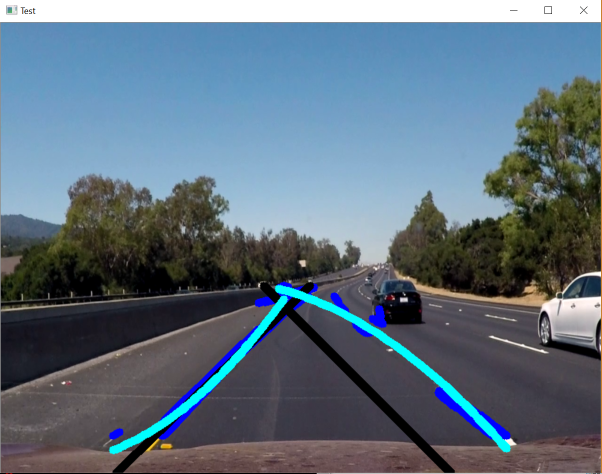
#> input picture Documentation/road.PNG, 1203 x 947 px, given in place of challenge.mp4, which was not available (shown at 1/2 size)
$ python main.py
#> lines starting #> are read from the running program, lines starting #| are printed output that depends on the picture; after the words box and inside, x2 and y2 are one past the last pixel; in counts of white or black regions, pixels touching at a corner belong together; pictures that were not available may be replaced by others from this repository, and a replacement may not be noted
"""
This python program detects sidewalks and gives real time navigation to a blind man using the camera. It uses a python module called OpenCV for edge detection and numpy for Machine Learning. Points are taken from a certain region of interest which the area below the webcam. Linear Regression gives us line from two clusters of points(from both sides of the sidewalk. Nonlinear regression also gave us two curves from these two clusters. The point of intersection determines the descision of going left,right or straight, which is stored in a text file called write.txt The second file say.py takes the data from the text file and outputs it by voice using a module called pysttx3

The video provided can be used to display this, by default it uses the computer's webcam. To do this change
cap = cv2.VideoCapture(0)

to
cap = cv2.VideoCapture("challenge.mp4")

To run the program, two python files main.py and say.py should be run simultaneously.
Required Modules

These can be installed by running pip install modulename

    Opencv
    Numpy
    Scipy
    pyttsx3


Math and Time modules are used, but inbuilt.
Displayed Lines

The picture below shows the algorithm working. The dark blue lines is the output that the edge detection algorithm gave. Quadratic regression gives the light blue lines and linear regression gives the black lines.

Achievements

This program won 3rd place for Tech Cares at CruzHacks 2018.
https://devpost.com/software/navigation-for-the-blind-kdyufq
"""

import cv2
import numpy as np
from numpy import ones,vstack
from numpy.linalg import lstsq
import math
from scipy.optimize import curve_fit


def intersection(line,line1):
    #if(line[0]-line1[0]) == 0:
    #    return None
    x = (line1[1]-line[1])/(line[0]-line1[0])
    if(x <= 800 and x >= 0) and (((line[0]*x) + line[1]) >= 0) and ((line[0]*x) + line[1] <= 600):
        return [x, (line[0]*x) + line[1]]
def turnPercent(m):
    alpha = math.atan(m)
    alpha = alpha*180 / math.pi
    if (int(alpha) > 0):
        return int(90/alpha *100), "right"
    else:
        alpha = 180-alpha
        return int(90/alpha *100), "left"


def getSlope(x1, y1, x2, y2):
    m = (y2-y1) / (x2-x2)
    return m


def polyReg(xcors, ycors):
    def func(x, a, b, c):
        return (a*(x**2)) + (b*x) + c
    time = np.array(xcors)
    avg = np.array(ycors)
    initialGuess = [5, 5, -.01]
    guessedFactors = [func(x, *initialGuess) for x in time]
    popt, pcov = curve_fit(func, time, avg, initialGuess)
    cont = np.linspace(min(time), max(time), 50)
    fittedData = [func(x, *popt) for x in cont]
# [4 lines of commented-out code are left out]
    xcors = []
    ycors = []
    for count, i in enumerate(cont):
       xcors.append(i)
       ycors.append(fittedData[count])

# [6 lines of commented-out code are left out]
    return popt, xcors, ycors

def linearRegression(X, Y):
    mean_x = np.mean(X)
    mean_y = np.mean(Y)
    m = len(X)
    numer = 0
    denom = 0
    for i in range(m):
        numer += (X[i] - mean_x) * (Y[i] - mean_y)
        denom += (X[i] - mean_x) ** 2
    b1 = numer / denom
    b0 = mean_y - (b1 * mean_x)

    max_x = np.max(X) + 5
    min_x = np.min(X) - 5
    x = np.linspace(min_x, max_x, 1000)
    y = b0 + b1 * x

    return b1, b0

def average(diction):
    xcors1 = 0
    ycors1 = 0
    xcors2 = 0
    ycors2 = 0
    count = 0
    for data in diction:
        xcors1 = xcors1 + data[2][0]
        ycors1 = ycors1 + data[2][1]
        xcors2 = xcors2 + data[2][2]
        ycors2 = ycors2 + data[2][3]
        count = count + 1
    xcors1 = xcors1/count
    ycors1 = ycors1/count
    xcors2 = xcors2/count
    ycors2 = ycors2/count

    return (int(xcors1), int(ycors1), int(xcors2), int(ycors2))


def averageLanes(lines):
    try:
        ycor = []

        for i in lines:
            for x in i:
                ycor.append(x[1])
                ycor.append(x[3])

        minY = min(ycor)
        maxY = 600
        linesDict = {}
        finalLines = {}
        lineCount = {}
        for count, i in enumerate(lines):
            for x in i:

                xcors = (x[0], x[2])
                ycors = (x[1], x[3])

                A = vstack([xcors,ones(len(xcors))]).T
                m, b = lstsq(A, ycors)[0]

                x1 = (minY-b) / m
                x2 = (maxY-b) / m

                linesDict[count] = [m,b,[int(x1), minY, int(x2), maxY]]


        status = False
        for i in linesDict:
            finalLinesCopy = finalLines.copy()

            m = linesDict[i][0]
            b = linesDict[i][1]

            line = linesDict[i][2]

            if len(finalLines) == 0:
                finalLines[m] = [[m,b,line]]
            else:
                status = False

                for x in finalLinesCopy:
                    if not status:
                        if abs(x*1.2) > abs(m) > abs(x*0.8):
                            if abs(finalLinesCopy[x][0][1]*1.2) > abs(b) > abs(finalLinesCopy[x][0][1]*0.8):
                                finalLines[x].append([m,b,line])
                                status = True
                                break

                        else:
                            finalLines[m] = [[m,b,line]]


        for i in finalLines:
            lineCount[i] = len(finalLines[i])

        extremes = sorted(lineCount.items(), key=lambda item: item[1])[::-1][:2]
        lane1 = extremes[0][0]
        lane2 = extremes[1][0]

        l1x1, l1y1, l1x2, l1y2 = average(finalLines[lane1])
        l2x1, l2y1, l2x2, l2y2 = average(finalLines[lane2])

        allxcors = [[l1x1, l1x2], [l2x1, l2x2]]
        allycors = [[l1y1, l1y2], [l2y1, l2y2]]

        return allxcors, allycors


    except Exception as e:
        pass

def roi(img, vert):
    mask = np.zeros_like(img)
    cv2.fillPoly(mask, vert, 255)
    return cv2.bitwise_and(img, mask)

def filterWhite(img):
# [10 lines of commented-out code are left out]


    lower_white = np.uint8([200, 200, 200])
    upper_white = np.uint8([255, 255, 255])
    #hsv = cv2.cvtColor(img, cv2.COLOR_BGR2HSV)
    mask = cv2.inRange(img, lower_white, upper_white)
    res = cv2.bitwise_and(img, img, mask = mask)
    cv2.imshow("res", res)


    return res

def getPoints(lines):
    xcors = []
    ycors = []
    for i in lines:
        xcors.append(i[0][0])
        ycors.append(i[0][1])
        xcors.append(i[0][2])
        ycors.append(i[0][3])
    return xcors, ycors

def edgeDetect(img):
     edges = cv2.Canny(img, 250, 300)
     return cv2.GaussianBlur(edges, (3,3), 0)


def run(screen):
    fin = screen
    #fin = filterWhite(screen)
    vert = np.array([[100,550],[375,350],[450,350],[800,550]], np.int32)

    fin = edgeDetect(fin)
    fin = roi(fin, [vert])

    line = cv2.HoughLinesP(fin, 2, np.pi/180, 20, 7, 7)
    if not(line is None):
        for i in line:
            cv2.line(screen, (i[0][0], i[0][1]) , (i[0][2], i[0][3]), (255,0,0), 10)
##        cv2.imshow("edgedetection", fin)

    l1dataset = []
    l2dataset = []
    try:
        straightxcors, straightycors = averageLanes(line)
        xcors, ycors = getPoints(line)

        l1dataset.append(straightxcors[0])
        l1dataset.append(straightycors[0])
        l2dataset.append(straightxcors[1])
        l2dataset.append(straightxcors[1])
        allstraightxcors = straightxcors[0] + straightxcors[1]
        allstraightycors = straightycors[0] + straightycors[1]

        l1m ,l1b = linearRegression(l1dataset[0], l1dataset[1])
        l2m ,l2b = linearRegression(l2dataset[0], l2dataset[1])

        allm, allb = linearRegression(allstraightxcors, allstraightycors)
        allxcor1 = int((allm * 350) + allb)
        allxcor2 = int(allb)

        filterl1x = []
        filterl1y = []
        filterl2x = []
        filterl2y = []

# [8 lines of commented-out code are left out]


        for count, i in enumerate(ycors):
            if (i*l2m + l2b < xcors[count]):
                filterl2x.append(xcors[count])
                filterl2y.append(i)
            else:
                filterl1x.append(xcors[count])
                filterl1y.append(i)

        l1inx1 = int((600 - l1b) / l1m)
        l1inx2 = int((350-l1b) / l1m)

        l2inx1 = int((600-l2b) / l2m)
        l2inx2 = int((350-l2b) / l2m)

        cv2.line(screen, (int(l1inx1),600), ( int(l1inx2),350), (0,0,0), 10)
        cv2.line(screen, (int(l2inx1),600), ( int(l2inx2),350), (0,0,0), 10)

        #cv2.line(screen, (allxcor1, 600), (allxcor2,350), (255,0,0), 10)
        #turning = ""

        results = intersection([l1m,l1b], [l2m, l2b])
        if (results is not None):
            if (results[0] > 400):
                with open("write.txt","w") as f:
                    f.write("Turn Left")
            else:
                with open("write.txt","w") as f:
                    f.write("Turn Right")
        #else:
        #    with open("write.txt","w") as f:
        #        f.write("Go straight")

        try:
            equ1, polyx1, polyy1 = polyReg(filterl2x, filterl2y)
            #print(str(equ1[0]) + "x^2 + " + str(equ1[1]) + "x + " + str(equ1[2]))
            #intersect1 = findIntersection(l2m, l2b, equ1[0], equ1[1], equ1[2])
            #print(intersect1)
            for i in range(len(polyx1)):
                if i == 0:
                    pass
                else:
                    cv2.line(screen, (int(polyx1[i]), int(polyy1[i])), (int(polyx1[i-1]), int(polyy1[i-1])), (255,255,0), 10)
        except Exception as e:
            print(e)
        try:
            equ2, polyx2, polyy2 = polyReg(filterl1x, filterl1y)

            for i in range(len(polyx2)):
                if i == 0:
                    pass
                else:
                    cv2.line(screen, (int(polyx2[i]), int(polyy2[i])), (int(polyx2[i-1]), int(polyy2[i-1])), (255,255,0), 10)
        except:
            pass
    except Exception as e:
        pass

    return screen


cap = cv2.VideoCapture("challenge.mp4")

while True:
    try:
        screen = cap.read()[1]
#> screen is the input picture: shape (947, 1203, 3); mean B, G, R 126.4, 112.5, 95.3
        screen = cv2.resize(screen, (800,600))
#> screen: shape (600, 800, 3)
        cv2.imshow("Test", run(screen))
#> in edgeDetect, `edges = cv2.Canny(img, 250, 300)`:
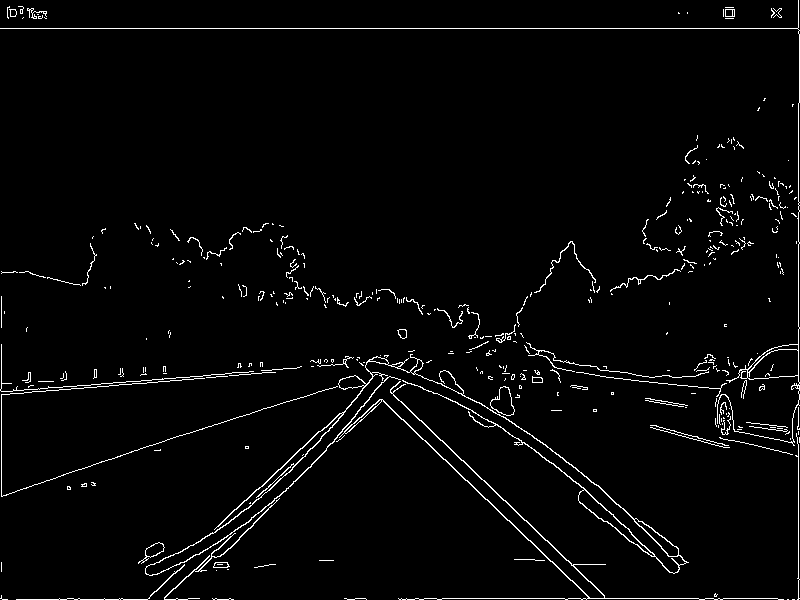
#> edges: shape (600, 800); 2.6% white in thin lines or dots
#> in edgeDetect, `return cv2.GaussianBlur(edges, (3,3), 0)`:
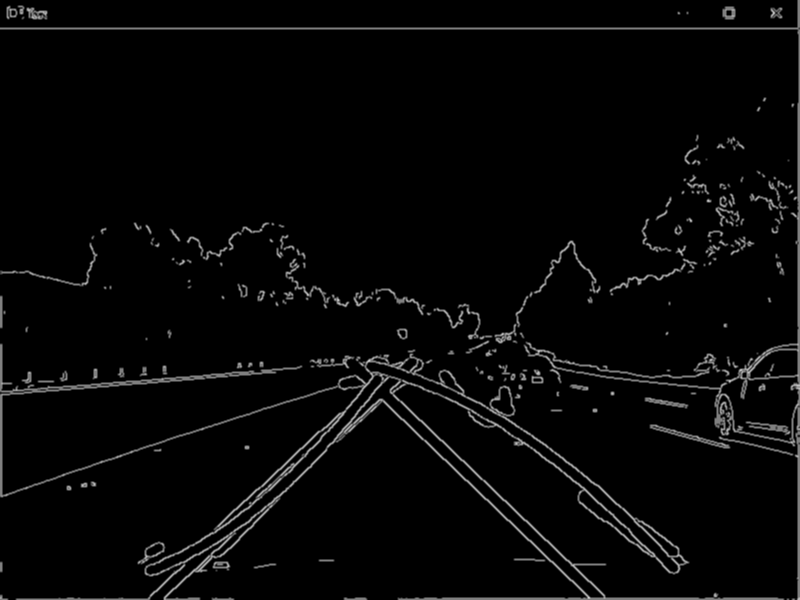
#> returned value: shape (600, 800); min 0, max 207, mean 6.9
#> in roi, `cv2.fillPoly(mask, vert, 255)`:
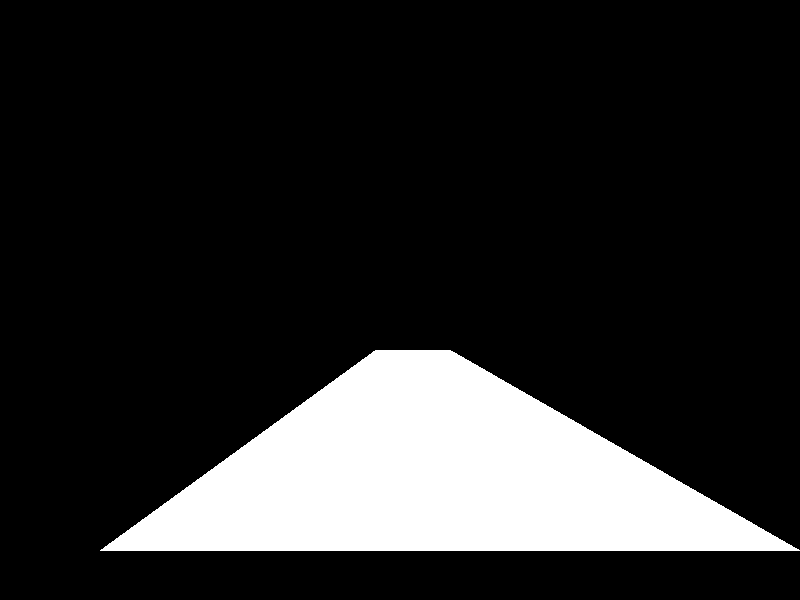
#> mask: shape (600, 800); 16.3% white; 1 white region, box (x1, y1, x2, y2) and area: (100, 350, 800, 551) 78100
#> in roi, `return cv2.bitwise_and(img, mask)`:
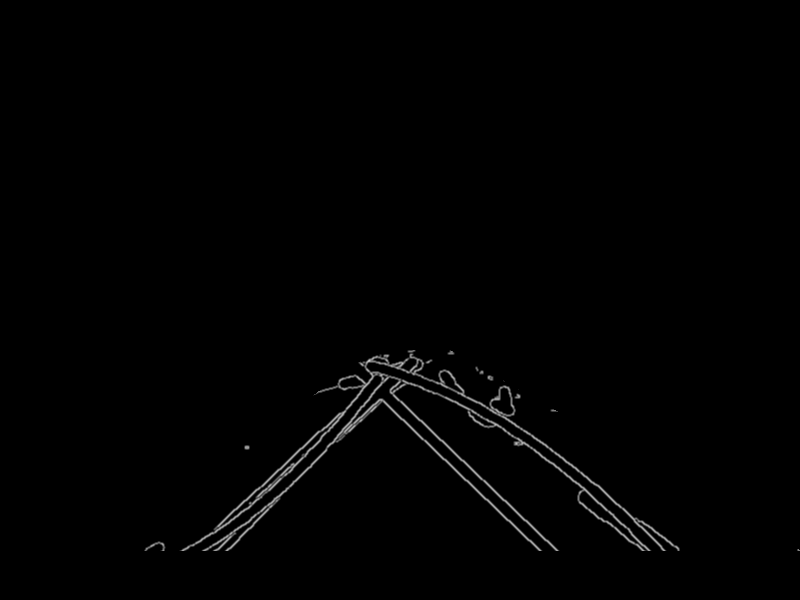
#> returned value: shape (600, 800); min 0, max 207, mean 1.9
#> in run, `line = cv2.HoughLinesP(fin, 2, np.pi/180, 20, 7, 7)`: line = 238 rows, first 6: [389, 390, 555, 550], [267, 485, 293, 462], [345, 407, 369, 384], [336, 434, 372, 397], [412, 375, 423, 366], [244, 512, 344, 415]
#> the loop in run, `for i in line:` made 238 passes
#> after the loop in run, `for i in line:`:
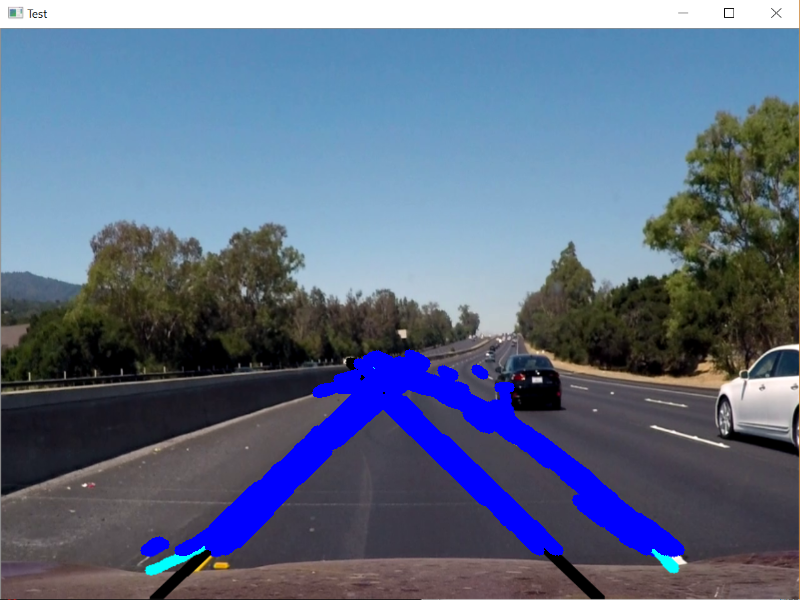
#> screen: shape (600, 800, 3); mean B, G, R 132.9, 107.2, 93.4
#> the loop in averageLanes, `for i in lines:` made 238 passes
#> after the loop in averageLanes, `for i in lines:`: ycor = 476 values, max 550 at index 1, min 354 at index 178, mean 461.5
#> in averageLanes, `minY = min(ycor)`: minY = 354
#> the loop in averageLanes, `for count, i in enumerate(lines):` made 238 passes
#> after the loop in averageLanes, `for count, i in enumerate(lines):`: linesDict = 238 items
#> the loop in averageLanes, `for i in linesDict:` made 238 passes
#> (m, b, line) on passes 1 to 12: (0.964, 15.06, [351, 354, 606, 600]), (-0.885, 721.2, [415, 354, 137, 600]), (-0.958, 737.6, [400, 354, 143, 600]), (-1.03, 779.3, [413, 354, 174, 600]), (-0.818, 712.1, [437, 354, 137, 600]), (-0.97, 748.7, [406, 354, 153, 600]), (0.785, 18.37, [427, 354, 740, 600]), (0.808, 22.69, [410, 354, 714, 600]), (0.968, 28.17, [336, 354, 590, 600]), (-0.953, 764.5, [430, 354, 172, 600]), (-0.95, 731.1, [396, 354, 137, 600]), (0.844, -3.24, [423, 354, 714, 600])
#> (m, b) on passes 61 to 66: (0.333, 248), (0.444, 203.9), (0.9, -56.9), (-1.14, 769.7), (-1, 761), (-0.0909, 419.9)
#> after the loop in averageLanes, `for i in linesDict:`: finalLines = 209 items
#> the loop in averageLanes, `for i in finalLines:` made 209 passes
#> i on passes 1 to 3: 0.964, 0.692, 0.3
#> in averageLanes, `extremes = sorted(lineCount.items(), key=lambda item: item[1])[::-1][:2]`: extremes = [(-0.962, 60), (0.778, 14)]
#> in averageLanes, `lane1 = extremes[0][0]`: lane1 = -0.962
#> in averageLanes, `lane2 = extremes[1][0]`: lane2 = 0.778
#> the loop in average, `for data in diction:` made 60 passes
#> (data, xcors1, ycors1, xcors2, ycors2) on passes 1 to 11: ([-0.962, 752.3, [414, 354, 158, 600]], 414, 354, 158, 600), ([-0.952, 730.9, [395, 354, 137, 600]], 809, 708, 295, 1200), ([-0.905, 726.7, [411, 354, 140, 600]], 1220, 1062, 435, 1800), ([-0.972, 748.4, [405, 354, 152, 600]], 1625, 1416, 587, 2400), ([-1, 765, [410, 354, 164, 600]], 2035, 1770, 751, 3000), ([-0.884, 739.8, [436, 354, 158, 600]], 2471, 2124, 909, 3600), ([-0.906, 744.7, [431, 354, 159, 600]], 2902, 2478, 1068, 4200), ([-0.882, 708.1, [401, 354, 122, 600]], 3303, 2832, 1190, 4800), ([-1, 772, [418, 354, 171, 600]], 3721, 3186, 1361, 5400), ([-1.05, 762.8, [388, 354, 154, 600]], 4109, 3540, 1515, 6000), ([-1.14, 769.7, [363, 354, 148, 600]], 4472, 3894, 1663, 6600)
#> data on passes 56 to 60: [-1, 742, [387, 354, 142, 600]], [-1, 755, [401, 354, 154, 600]], [-1, 776, [421, 354, 176, 600]], [-1, 744, [389, 354, 144, 600]], [-1, 746, [392, 354, 145, 600]]
#> the loop in average (call 2), `for data in diction:` made 14 passes
#> data on passes 1 to 12: [0.778, 52.89, [387, 354, 703, 600]], [0.9, -56.9, [456, 354, 729, 600]], [0.75, 55.5, [397, 354, 726, 600]], [0.765, 46.06, [402, 354, 724, 600]], [0.773, 56.05, [385, 354, 703, 600]], [0.882, -50.12, [458, 354, 736, 600]], [0.929, -42.36, [426, 354, 691, 600]], [0.765, 53.24, [393, 354, 714, 600]], [0.75, 57.5, [395, 354, 723, 600]], [0.75, 53.25, [400, 354, 729, 600]], [0.75, 50.75, [404, 354, 732, 600]], [0.75, 56.5, [396, 354, 724, 600]]
#> the loop in getPoints, `for i in lines:` made 238 passes
#> the loop in run, `for count, i in enumerate(ycors):` made 476 passes
#> i on passes 1 to 3: 390, 550, 485
#> the loop in run, `for i in range(len(polyx1)):` made 50 passes
#> after the loop in run, `for i in range(len(polyx1)):`:
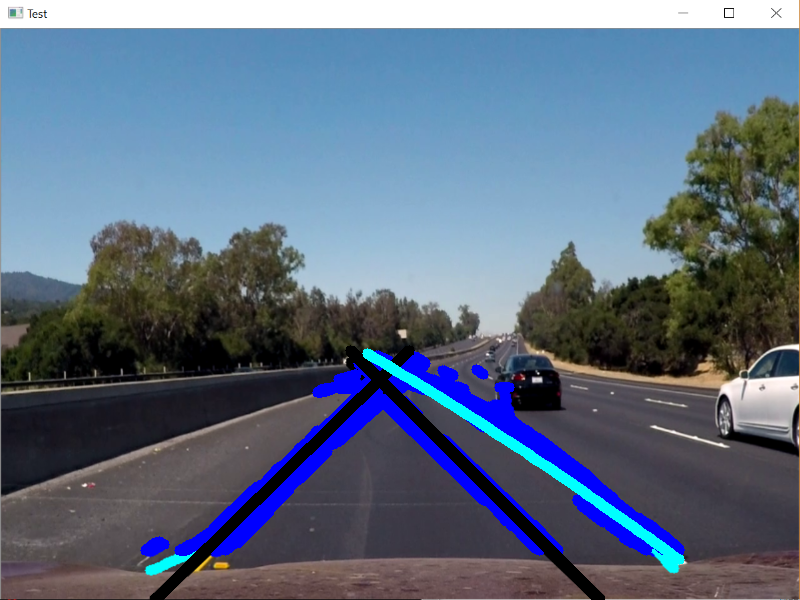
#> screen: shape (600, 800, 3); mean B, G, R 129.8, 109.1, 93.3
#> the loop in run, `for i in range(len(polyx2)):` made 50 passes
#> after the loop in run, `for i in range(len(polyx2)):`:
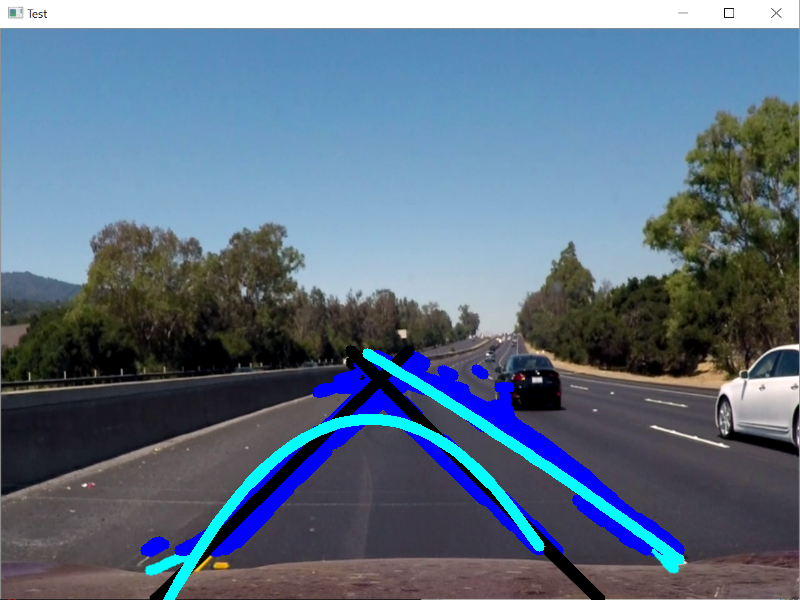
#> screen: shape (600, 800, 3); 1.15% of pixels changed, all inside (x1, y1, x2, y2) = (163, 414, 545, 600)
        if cv2.waitKey(1) & 0xFF == ord('q'):
#> (key q is pressed here)
            cap.release()
            cv2.destroyAllWindows()
            break
    except cv2.error:
        exit()
